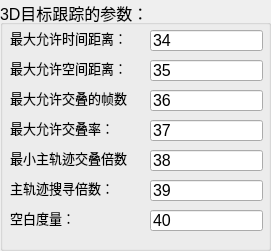
    <widget class="QGroupBox" name="groupBox_3">
     <property name="geometry">
      <rect>
       <x>620</x>
       <y>370</y>
       <width>271</width>
       <height>251</height>
      </rect>
     </property>
     <property name="font">
      <font>
       <pointsize>12</pointsize>
      </font>
     </property>
     <property name="title">
      <string>3D目标跟踪的参数：</string>
     </property>
     <property name="checkable">
      <bool>false</bool>
     </property>
     <property name="checked">
      <bool>false</bool>
     </property>
     <widget class="QLabel" name="label_35">
      <property name="geometry">
       <rect>
        <x>10</x>
        <y>30</y>
        <width>121</width>
        <height>16</height>
       </rect>
      </property>
      <property name="font">
       <font>
        <pointsize>10</pointsize>
       </font>
      </property>
      <property name="text">
       <string>最大允许时间距离：</string>
      </property>
     </widget>
     <widget class="QLineEdit" name="lineEdit_35">
      <property name="geometry">
       <rect>
        <x>150</x>
        <y>30</y>
        <width>113</width>
        <height>21</height>
       </rect>
      </property>
      <property name="text">
       <string>34</string>
      </property>
     </widget>
     <widget class="QLineEdit" name="lineEdit_36">
      <property name="geometry">
       <rect>
        <x>150</x>
        <y>60</y>
        <width>113</width>
        <height>21</height>
       </rect>
      </property>
      <property name="text">
       <string>35</string>
      </property>
     </widget>
     <widget class="QLabel" name="label_36">
      <property name="geometry">
       <rect>
        <x>10</x>
        <y>60</y>
        <width>121</width>
        <height>16</height>
       </rect>
      </property>
      <property name="font">
       <font>
        <pointsize>10</pointsize>
       </font>
      </property>
      <property name="text">
       <string>最大允许空间距离：</string>
      </property>
     </widget>
     <widget class="QLineEdit" name="lineEdit_37">
      <property name="geometry">
       <rect>
        <x>150</x>
        <y>90</y>
        <width>113</width>
        <height>21</height>
       </rect>
      </property>
      <property name="text">
       <string>36</string>
      </property>
     </widget>
     <widget class="QLabel" name="label_37">
      <property name="geometry">
       <rect>
        <x>10</x>
        <y>90</y>
        <width>121</width>
        <height>16</height>
       </rect>
      </property>
      <property name="font">
       <font>
        <pointsize>10</pointsize>
       </font>
      </property>
      <property name="text">
       <string>最大允许交叠的帧数：</string>
      </property>
     </widget>
     <widget class="QLineEdit" name="lineEdit_38">
      <property name="geometry">
       <rect>
        <x>150</x>
        <y>120</y>
        <width>113</width>
        <height>21</height>
       </rect>
      </property>
      <property name="text">
       <string>37</string>
      </property>
     </widget>
     <widget class="QLabel" name="label_38">
      <property name="geometry">
       <rect>
        <x>10</x>
        <y>120</y>
        <width>121</width>
        <height>16</height>
       </rect>
      </property>
      <property name="font">
       <font>
        <pointsize>10</pointsize>
       </font>
      </property>
      <property name="text">
       <string>最大允许交叠率：</string>
      </property>
     </widget>
     <widget class="QLineEdit" name="lineEdit_39">
      <property name="geometry">
       <rect>
        <x>150</x>
        <y>150</y>
        <width>113</width>
        <height>21</height>
       </rect>
      </property>
      <property name="text">
       <string>38</string>
      </property>
     </widget>
     <widget class="QLabel" name="label_39">
      <property name="geometry">
       <rect>
        <x>10</x>
        <y>150</y>
        <width>121</width>
        <height>16</height>
       </rect>
      </property>
      <property name="font">
       <font>
        <pointsize>10</pointsize>
       </font>
      </property>
      <property name="text">
       <string>最小主轨迹交叠倍数：</string>
      </property>
     </widget>
     <widget class="QLineEdit" name="lineEdit_40">
      <property name="geometry">
       <rect>
        <x>150</x>
        <y>180</y>
        <width>113</width>
        <height>21</height>
       </rect>
      </property>
      <property name="text">
       <string>39</string>
      </property>
     </widget>
     <widget class="QLabel" name="label_40">
      <property name="geometry">
       <rect>
        <x>10</x>
        <y>180</y>
        <width>121</width>
        <height>16</height>
       </rect>
      </property>
      <property name="font">
       <font>
        <pointsize>10</pointsize>
       </font>
      </property>
      <property name="text">
       <string>主轨迹搜寻倍数：</string>
      </property>
     </widget>
     <widget class="QLineEdit" name="lineEdit_41">
      <property name="geometry">
       <rect>
        <x>150</x>
        <y>210</y>
        <width>113</width>
        <height>21</height>
       </rect>
      </property>
      <property name="text">
       <string>40</string>
      </property>
     </widget>
     <widget class="QLabel" name="label_41">
      <property name="geometry">
       <rect>
        <x>10</x>
        <y>210</y>
        <width>121</width>
        <height>16</height>
       </rect>
      </property>
      <property name="font">
       <font>
        <pointsize>10</pointsize>
       </font>
      </property>
      <property name="text">
       <string>空白度量：</string>
      </property>
     </widget>
    </widget>
